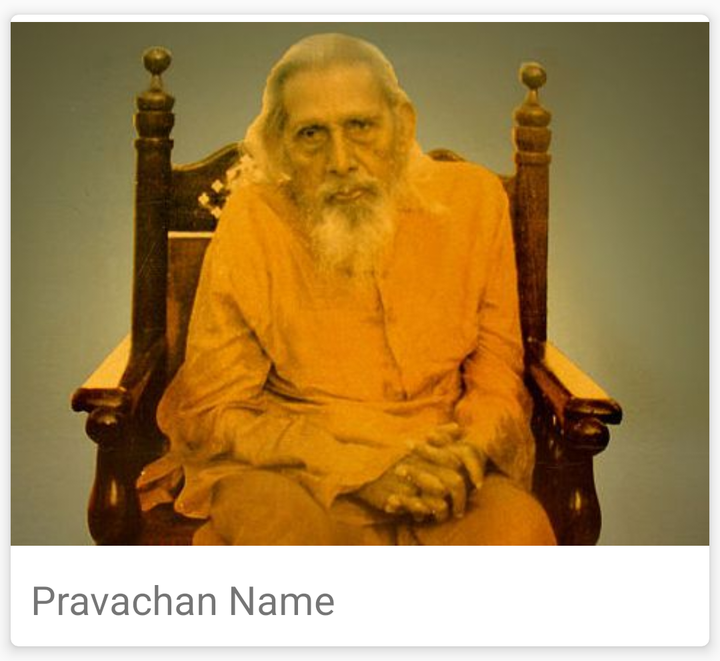
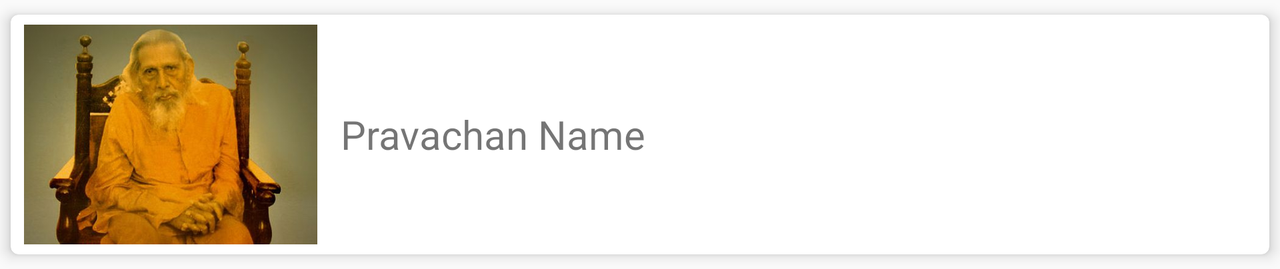

First picture: res/layout/ on a phone held upright. Second picture: the repository's own variant of that layout, on a device whose configuration matches the variant's folder. Source for both follows.
<!-- AndroidManifest.xml: application theme AppTheme -->
<!-- res/layout/videolist.xml -->
<?xml version="1.0" encoding="utf-8"?>
<android.support.constraint.ConstraintLayout
    xmlns:android="http://schemas.android.com/apk/res/android"
    xmlns:app="http://schemas.android.com/apk/res-auto"
    android:layout_width="match_parent"
    android:layout_height="wrap_content">

    <android.support.v7.widget.CardView
        xmlns:card_view="http://schemas.android.com/apk/res-auto"
        android:layout_width="match_parent"
        android:background="#f5f5f6"
        card_view:cardCornerRadius="4dp"
        card_view:cardElevation="4dp"
        card_view:cardUseCompatPadding="true"
        android:layout_height="wrap_content">

        <RelativeLayout
            android:id="@+id/VideoListRelativeLayout"
            android:layout_width="match_parent"
            android:layout_height="wrap_content">

            <ImageView
                android:id="@+id/VideoThumb"
                android:layout_width="470dp"
                android:layout_height="269dp"
                android:contentDescription="@string/Playlist_Desc"
                app:srcCompat="@drawable/hqsample" />

            <TextView
                android:id="@+id/VideoName"
                android:layout_width="match_parent"
                android:layout_height="wrap_content"
                android:layout_below="@id/VideoThumb"
                android:padding="10dp"
                android:text="@string/Video_Name"
                android:textSize="20sp" />


        </RelativeLayout>
    </android.support.v7.widget.CardView>

</android.support.constraint.ConstraintLayout>
<!-- resources referenced by this layout -->
<resources>
  <!-- drawable hqsample: jpeg bitmap (drawable, 23554 bytes) -->
  <string name="Playlist_Desc">Playlist Description</string>
  <string name="Video_Name">Pravachan Name</string>
  <style name="AppTheme" parent="Theme.AppCompat.Light.DarkActionBar">
          
          <item name="colorPrimary">@color/colorPrimary</item>
          <item name="cardViewStyle">@style/CardView</item>
          <item name="colorPrimaryDark">@color/colorPrimaryDark</item>
          <item name="colorAccent">@color/colorAccent</item>
      </style>
  <color name="colorPrimary">#f06261</color>
  <color name="colorPrimaryDark">#f06261</color>
  <color name="colorAccent">#FF4081</color>
</resources>
<!-- res/layout-land/videolist.xml (the repository's variant of the layout above) -->
<!-- drawn on the phone turned sideways -->
<?xml version="1.0" encoding="utf-8"?>
<android.support.constraint.ConstraintLayout
    xmlns:android="http://schemas.android.com/apk/res/android"
    xmlns:app="http://schemas.android.com/apk/res-auto"
    android:layout_width="match_parent"
    android:layout_height="wrap_content">

    <android.support.v7.widget.CardView
        xmlns:card_view="http://schemas.android.com/apk/res-auto"
        android:layout_width="match_parent"
        android:background="#f5f5f6"
        card_view:cardCornerRadius="4dp"
        card_view:cardElevation="4dp"
        card_view:cardUseCompatPadding="true"
        android:layout_height="wrap_content">

        <RelativeLayout
            android:id="@+id/VideoListRelativeLayout"
            android:layout_width="match_parent"
            android:layout_margin="5dp"
            android:layout_height="wrap_content">

            <ImageView
                android:id="@+id/VideoThumb"
                android:layout_width="150dp"
                android:layout_height="110dp"
                android:contentDescription="@string/Playlist_Desc"
                app:srcCompat="@drawable/hqsample" />

            <TextView
                android:id="@+id/VideoName"
                android:layout_width="match_parent"
                android:layout_height="wrap_content"
                android:layout_toEndOf="@id/VideoThumb"
                android:padding="10dp"
                android:layout_centerVertical="true"
                android:text="@string/Video_Name"
                android:textSize="20sp" />


        </RelativeLayout>
    </android.support.v7.widget.CardView>

</android.support.constraint.ConstraintLayout>
